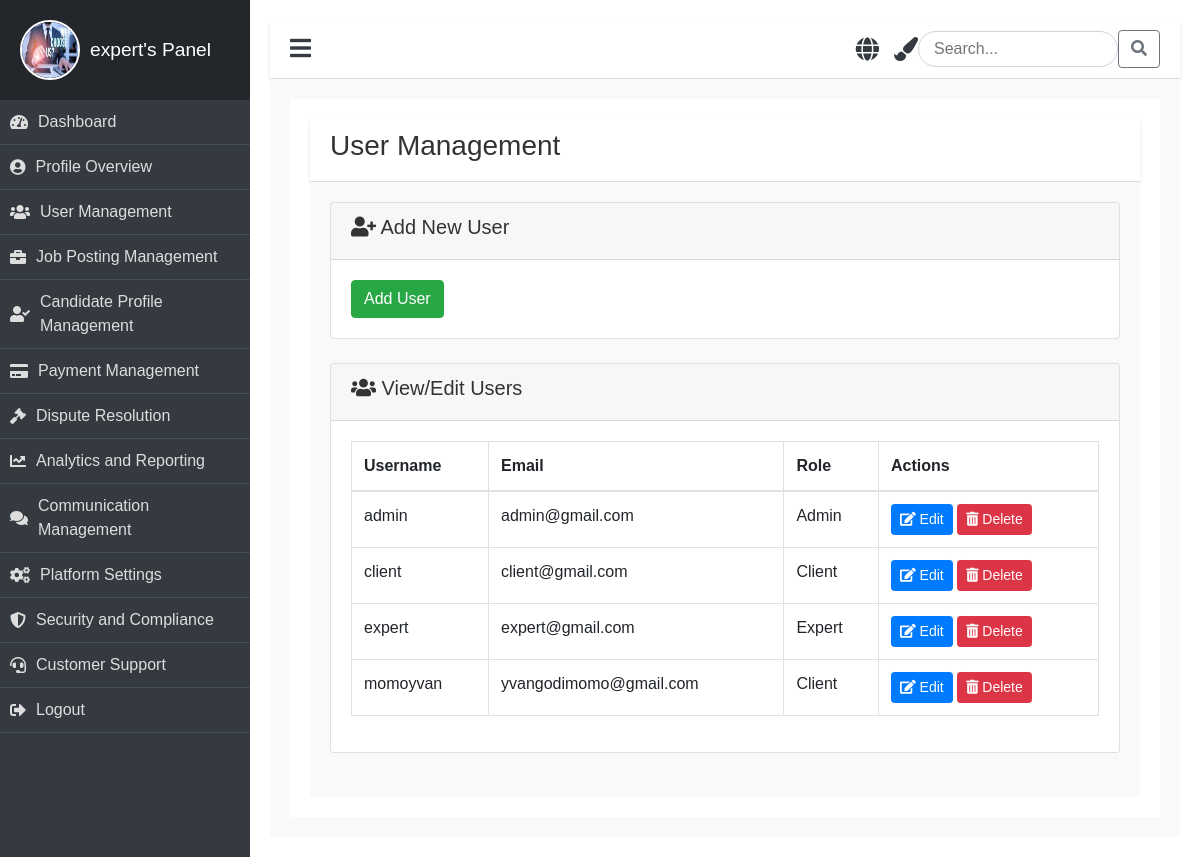
/user-management/ (signed in), run on the app's committed database.
### job/models.py (models this page shows)
class CustomUser(AbstractUser):
    ROLE_CHOICES = (
        ('admin', 'Admin'),
        ('expert', 'Expert'),
        ('client', 'Client'),
    )
    role = models.CharField(max_length=30, choices=ROLE_CHOICES, default='client')
    profile_picture = models.ImageField(upload_to='profile_pictures/', blank=True, null=True)
    phone = models.CharField(max_length=15, default='0000000000')  # Provide a default value
    address = models.TextField(null=True, blank=True)  # Temporarily allow null

### job/views.py (the view)
# urls.py: path('user-management/', views.user_management, name='user_management'),
@login_required
def user_management(request):
    users = CustomUser.objects.all()
    return render(request, 'panel/admin/manage_user/user_management.html', {'users': users})

### job/templates/panel/admin/manage_user/user_management.html (shortened to what this page needs)
{% extends "panel/base/base_admin.html" %}
{% load static %}
{% block content %}
<div class="dashboard-app">
    <header class="dashboard-toolbar">
        <h3>User Management</h3>
    </header>
    <div class="dashboard-content">
        <div class="card mb-4">
            <div class="card-header">
                <h5><i class="fas fa-user-plus"></i> Add New User</h5>
            </div>
            <div class="card-body">
                <form method="post" action="{% url 'add_user' %}">
                    <button type="submit" class="btn btn-success">Add User</button>
                </form>
            </div>
        </div>
        <div class="card mb-4">
            <div class="card-header">
                <h5><i class="fas fa-users"></i> View/Edit Users</h5>
            </div>
            <div class="card-body">
                <table class="table table-bordered">
                    <thead>
                        <tr>
                            <th>Username</th>
                            <th>Email</th>
                            <th>Role</th>
                            <th>Actions</th>
                        </tr>
                    </thead>
                    <tbody>
                        {% for user in users %}
                        <tr>
                            <td>{{ user.username }}</td>
                            <td>{{ user.email }}</td>
                            <td>{{ user.get_role_display }}</td>
                            <td>
                                <a href="{% url 'edit_user' user.id %}" class="btn btn-primary btn-sm"><i class="fas fa-edit"></i> Edit</a>
                                <a href="{% url 'delete_user' user.id %}" class="btn btn-danger btn-sm" onclick="return confirm('Are you sure you want to delete this user?');"><i class="fas fa-trash-alt"></i> Delete</a>
                            </td>
                        </tr>
                        {% endfor %}
                    </tbody>
                </table>
            </div>
        </div>
    </div>
</div>
{% endblock %}

### job/templates/panel/base/base_admin.html (shortened to what this page needs)
{% load static %}
<!DOCTYPE html>
<html lang="en">
<head>
    <link rel="stylesheet" href="https://stackpath.bootstrapcdn.com/bootstrap/4.5.2/css/bootstrap.min.css">
    <link rel="stylesheet" href="https://cdnjs.cloudflare.com/ajax/libs/font-awesome/5.15.3/css/all.min.css">
    <link rel="stylesheet" href="{% static 'css/clients.css' %}">
</head>
<body>
    <div class="dashboard">
        <div class="dashboard-nav">
            <header>
                <a href="{% url 'admin_panel' %}" class="brand-logo animate__animated animate__fadeInLeft">
                    {% if user.profile_picture %}
                        <img src="{{ user.profile_picture.url }}" alt="{{ user.username }}'s profile picture" class="profile-pic" />
                    {% else %}
                        <img src="{% static 'image/why.jpeg' %}" alt="Default Avatar" class="profile-pic" />
                    {% endif %}
                    <span>{{ user.username }}'s Panel</span>
                </a>
            </header>
            <nav class="dashboard-nav-list">
                <a href="{% url 'admin_panel' %}" class="dashboard-nav-item"><i class="fas fa-tachometer-alt"></i> Dashboard</a>
                <a href="{% url 'profile_admin' %}" class="dashboard-nav-item"><i class="fas fa-user-circle"></i> Profile Overview</a>
                <a href="{% url 'user_management' %}" class="dashboard-nav-item"><i class="fas fa-users"></i> User Management</a>
                <a href="{% url 'job_posting_management' %}" class="dashboard-nav-item"><i class="fas fa-briefcase"></i> Job Posting Management</a>
                <a href="{% url 'portfolio_management' %}" class="dashboard-nav-item"><i class="fas fa-user-check"></i> Candidate Profile Management</a>
                <a href="#" class="dashboard-nav-item"><i class="fas fa-credit-card"></i> Payment Management</a>
                <a href="#" class="dashboard-nav-item"><i class="fas fa-gavel"></i> Dispute Resolution</a>
                <a href="#" class="dashboard-nav-item"><i class="fas fa-chart-line"></i> Analytics and Reporting</a>
                <a href="{% url 'post_communication' %}" class="dashboard-nav-item"><i class="fas fa-comments"></i> Communication Management</a>
                <a href="{% url 'security' %}" class="dashboard-nav-item"><i class="fas fa-cogs"></i> Platform Settings</a>
                <a href="#" class="dashboard-nav-item"><i class="fas fa-shield-alt"></i> Security and Compliance</a>
                <a href="{% url 'manage_contact' %}" class="dashboard-nav-item"><i class="fas fa-headset"></i> Customer Support</a>
                <a href="{% url 'logout' %}" class="dashboard-nav-item"><i class="fas fa-sign-out-alt"></i> Logout</a>
            </nav>
        </div>
        <main class="dashboard-app">
            <header class="dashboard-toolbar">
                <a href="#!" class="menu-toggle"><i class="fas fa-bars"></i></a>
                <div class="header-icons">
                    <i class="fas fa-globe icon" title="Change Language" onclick="toggleLanguage()"></i>
                    <i class="fas fa-paint-brush icon" title="Change Theme" onclick="toggleTheme()"></i>
                    <div class="search-bar">
                        <input type="text" placeholder="Search..." aria-label="Search" />
                        <button class="btn btn-outline-secondary" type="button"><i class="fas fa-search"></i></button>
                    </div>
                </div>
            </header>
            <div class="dashboard-content">
                {% block content %}{% endblock %}
            </div>
        </main>
    </div>
</body>
</html>

### job/static/css/clients.css (style rules this page uses)
body { font-family: 'Arial', sans-serif; background-color: #f8f9fa; color: #333; margin: 0; padding: 0; overflow-x: hidden; }
.dashboard { display: flex; min-height: 100vh; }
.dashboard-nav { width: 250px; background-color: #343a40; color: #fff; transition: width 0.4s ease, opacity 0.4s ease; opacity: 1; }
.dashboard-nav header { padding: 20px; display: flex; align-items: center; justify-content: flex-start; background-color: #23272b; text-align: left; }
.dashboard-nav .profile-pic { width: 60px; height: 60px; border-radius: 50%; margin-right: 10px; border: 2px solid #fff; }
.dashboard-nav .brand-logo { display: flex; align-items: center; font-size: 1.2rem; color: #fff; text-decoration: none; }
.dashboard-nav .brand-logo span { transition: opacity 0.4s ease; }
.dashboard-nav .dashboard-nav-list { padding: 0; margin: 0; list-style: none; }
.dashboard-nav-item { display: flex; align-items: center; padding: 15px; font-size: 1rem; color: #ddd; text-decoration: none; border-bottom: 1px solid #454d55; transition: background-color 0.3s ease; }
.dashboard-nav-item i { margin-right: 10px; }
.dashboard-app { flex-grow: 1; background-color: #fff; padding: 20px; transition: margin-left 0.4s ease; }
.dashboard-toolbar { display: flex; justify-content: space-between; align-items: center; padding: 10px 20px; background-color: #fff; border-bottom: 1px solid #ddd; box-shadow: 0 2px 4px rgba(0, 0, 0, 0.1); }
.dashboard-toolbar .menu-toggle { font-size: 1.5rem; cursor: pointer; color: #343a40; }
.header-icons .icon { margin-left: 15px; font-size: 1.3rem; color: #343a40; transition: color 0.3s ease; }
.search-bar input { width: 200px; border-radius: 20px; border: 1px solid #ced4da; padding: 5px 15px; transition: width 0.3s ease; }
.dashboard-content { padding: 20px; background-color: #f8f9fa; }
.dashboard-nav .brand-logo { animation: slideIn 1s ease-in-out; }
.dashboard-nav-item { position: relative; overflow: hidden; }
.dashboard-nav-item::before { content: ''; position: absolute; top: 0; left: 0; width: 100%; height: 100%; background-color: rgba(255, 255, 255, 0.2); transform: translateX(-100%); transition: transform 0.5s ease; }
.dashboard-app { animation: fadeIn 1s ease-in-out; }

### job/templates/panel/base/base_admin.html (style rules this page uses)
.profile-pic { width: 50px; height: 50px; border-radius: 50%; margin-right: 10px; }
.header-icons { display: flex; align-items: center; }
.header-icons .icon { margin-left: 15px; cursor: pointer; font-size: 1.5rem; }
.search-bar { margin-left: auto; display: flex; align-items: center; }
.search-bar input { border-radius: 20px; border: 1px solid #ced4da; padding: 5px 15px; width: 200px; }
.dashboard-nav-list a { display: flex; align-items: center; padding: 10px; }

### data on the page
CustomUser: username "expert", email "expert@gmail.com", role "Expert"
CustomUser: username "admin", email "admin@gmail.com", role "Admin"
CustomUser: username "client", email "client@gmail.com", role "Client"
CustomUser: username "momoyvan", email "yvangodimomo@gmail.com", role "Client"
